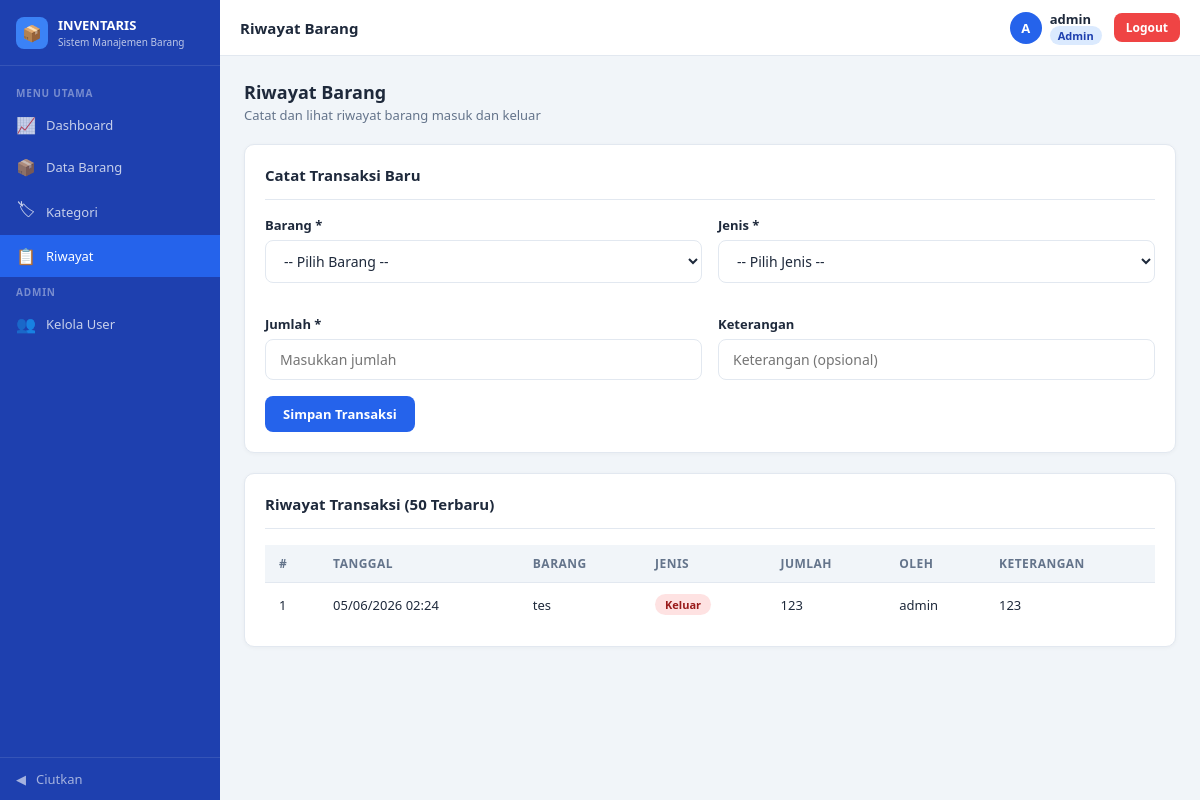
/admin/riwayat.php (signed in), run on the app's committed database.
### tables this page shows
CREATE TABLE `riwayat` (
  `id_riwayat` int(11) NOT NULL,
  `id_barang` int(11) NOT NULL,
  `id_user` int(11) NOT NULL,
  `jenis` enum('masuk','keluar') NOT NULL,
  `jumlah` int(11) NOT NULL,
  `keterangan` text DEFAULT NULL,
  `tanggal` timestamp NOT NULL DEFAULT current_timestamp()
);

CREATE TABLE `barang` (
  `id_barang` int(11) NOT NULL,
  `kode_barang` varchar(50) NOT NULL,
  `nama_barang` varchar(100) NOT NULL,
  `stok` int(11) NOT NULL,
  `satuan` varchar(50) NOT NULL DEFAULT 'pcs',
  `kondisi` enum('Baik','Rusak') NOT NULL,
  `lokasi` varchar(100) NOT NULL,
  `keterangan` text DEFAULT NULL,
  `tanggal_masuk` date NOT NULL,
  `id_kategori` int(11) NOT NULL,
  `id_user` int(11) NOT NULL,
  `created_at` timestamp NOT NULL DEFAULT current_timestamp(),
  `updated_at` timestamp NOT NULL DEFAULT current_timestamp()
);

CREATE TABLE `users` (
  `id_user` int(11) NOT NULL,
  `nama_lengkap` varchar(100) NOT NULL,
  `username` varchar(50) NOT NULL,
  `password` varchar(255) NOT NULL,
  `role` enum('admin','user') NOT NULL,
  `create_at` timestamp NOT NULL DEFAULT current_timestamp()
);

### admin/riwayat.php (the view, shortened to what this page needs)
<?php
require_once "../config/db.php";
$sql_barang = "SELECT * FROM barang ORDER BY nama_barang ASC";
$result_barang = $conn->query($sql_barang);
$sql_riwayat = "SELECT riwayat.*, barang.nama_barang, barang.satuan, users.username FROM riwayat JOIN barang ON riwayat.id_barang = barang.id_barang JOIN users ON riwayat.id_user = users.id_user ORDER BY riwayat.tanggal DESC LIMIT 50";
$result_riwayat = $conn->query($sql_riwayat);
?>
<!DOCTYPE html>
<html lang="id">
<head>
    <link rel="stylesheet" href="assets/style.css">
</head>
<body>
<div class="sidebar" id="sidebar">
    <div class="sidebar-brand">
        <div class="brand-icon">&#128230;</div>
        <div class="brand-text">INVENTARIS<span>Sistem Manajemen Barang</span></div>
    </div>
    <nav class="sidebar-nav">
        <div class="nav-section-title">Menu Utama</div>
        <a href="dashboard.php" class="nav-item"><span class="nav-icon">&#128200;</span><span class="nav-label">Dashboard</span></a>
        <a href="barang.php" class="nav-item"><span class="nav-icon">&#128230;</span><span class="nav-label">Data Barang</span></a>
        <a href="kategori.php" class="nav-item"><span class="nav-icon">&#127991;</span><span class="nav-label">Kategori</span></a>
        <a href="riwayat.php" class="nav-item active"><span class="nav-icon">&#128203;</span><span class="nav-label">Riwayat</span></a>
        <div class="nav-section-title">Admin</div>
        <a href="user.php" class="nav-item"><span class="nav-icon">&#128101;</span><span class="nav-label">Kelola User</span></a>
    </nav>
    <div class="sidebar-toggle" onclick="toggleSidebar()">
        <span class="nav-icon" id="toggleIcon">&#9664;</span>
        <span class="nav-label">Ciutkan</span>
    </div>
</div>
<div class="header" id="mainHeader">
    <div class="header-title">Riwayat Barang</div>
    <div class="header-right">
        <div class="user-info">
            <div class="user-avatar"><?php echo strtoupper(substr($_SESSION['user'], 0, 1)); ?></div>
            <div class="user-detail">
                <div class="user-name"><?php echo $_SESSION['user']; ?></div>
                <div class="user-role">
                    <span class="badge-role <?php echo $_SESSION['role']; ?>"><?php echo ucfirst($_SESSION['role']); ?></span>
                </div>
            </div>
        </div>
        <a href="login.php" class="btn btn-danger btn-sm">Logout</a>
    </div>
</div>
<div class="main-content" id="mainContent">
    <div class="page-header">
        <div>
            <h2>Riwayat Barang</h2>
            <p>Catat dan lihat riwayat barang masuk dan keluar</p>
        </div>
    </div>
    <div class="card" style="margin-bottom:20px;">
        <div class="card-header">
            <h3>Catat Transaksi Baru</h3>
        </div>
        <form action="../scripts/tambahriwayat.php" method="POST">
            <div class="grid-2">
                <div class="form-group">
                    <label>Barang *</label>
                    <select name="barang_id" required>
                        <option value="">
                            -- Pilih Barang --
                        </option>
                    </select>
                </div>
                <div class="form-group">
                    <label>Jenis *</label>
                    <select name="jenis" required>
                        <option value="">-- Pilih Jenis --</option>
                    </select>
                </div>
                <div class="form-group">
                    <label>Jumlah *</label>
                    <input type="number" name="jumlah" min="1" placeholder="Masukkan jumlah">
                </div>
                <div class="form-group">
                    <label>Keterangan</label>
                    <input type="text" name="keterangan" placeholder="Keterangan (opsional)">
                </div>
            </div>
            <button type="submit" class="btn btn-primary">Simpan Transaksi</button>
        </form>
    </div>
    <div class="card">
        <div class="card-header">
            <h3>Riwayat Transaksi (50 Terbaru)</h3>
        </div>
        <div class="table-wrapper">
            <table>
                <thead>
                    <tr>
                        <th>#</th>
                        <th>Tanggal</th>
                        <th>Barang</th>
                        <th>Jenis</th>
                        <th>Jumlah</th>
                        <th>Oleh</th>
                        <th>Keterangan</th>
                    </tr>
                </thead>
                <tbody>
                    <?php if($result_riwayat->num_rows > 0){ ?>
                        <?php while($riwayat = $result_riwayat->fetch_assoc()){ ?>
                        <tr>
                            <td>
                                <?php echo $riwayat['id_riwayat']; ?>
                            </td>
                            <td>
                                <?php
                                echo date(
                                    "d/m/Y H:i",
                                    strtotime($riwayat['tanggal'])
                                );
                                ?>
                            </td>
                            <td>
                                <?php echo $riwayat['nama_barang']; ?>
                            </td>
                            <td>
                                <?php
                                if ($riwayat['jenis'] == 'masuk'){
                                    $badge = "success";
                                    $text = "Masuk";
                                }else{
                                    $badge = "danger";
                                    $text = "Keluar";
                                }
                                ?>
                                <span class="badge badge-<?php echo $badge; ?>">
                                    <?php echo $text; ?>
                                </span>
                            </td>
                            <td>
                                <?php echo $riwayat['jumlah']; ?>
                            </td>
                            <td>
                                <?php echo $riwayat['username']; ?>
                            </td>
                            <td>
                                <?php
                                if (!empty($riwayat['keterangan'])){
                                    echo $riwayat['keterangan'];
                                }else{
                                    echo "-";
                                }
                                ?>
                            </td>
                        </tr>
                        <?php } ?>
                    <?php } ?>
                    </tbody>
            </table>
        </div>
    </div>
</div>
</body>
</html>

### data on the page
riwayat: id_riwayat "1", tanggal "05/06/2026 02:24", id_barang.nama_barang "tes", jenis "Keluar", jumlah "123", id_user.username "admin", keterangan "123"

### other printed values
substr($_SESSION['user'], 0, 1) "A"
$_SESSION['user'] "admin"
$_SESSION['role'] "Admin"
